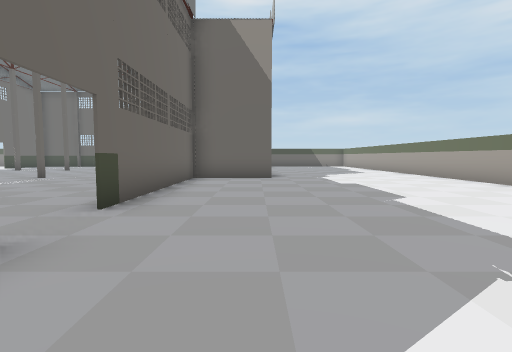
view 1 (above)

18 first-person views from a walk through a scene from a Unity 3-D project. The camera is 1.4 m above the floor, tilts 4° down and sees 85° across. Doors are open. The floor is counted in squares, 2 m on a side. Each view is taken from the middle of a square. On the plan, view 1 faces up. The plan holds only what a view shows up to about 9 squares ahead; the rest is blank. The place goes on beyond the plan. The player is left out. Some surface patterns are stand-ins.

view 2
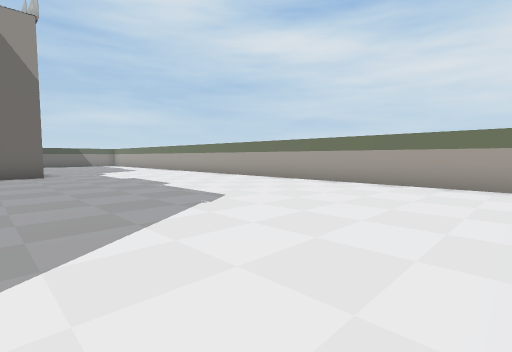

view 3
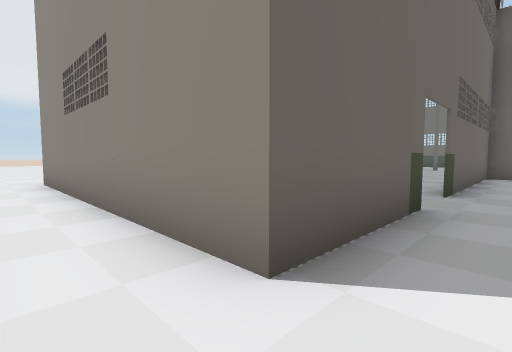

view 4
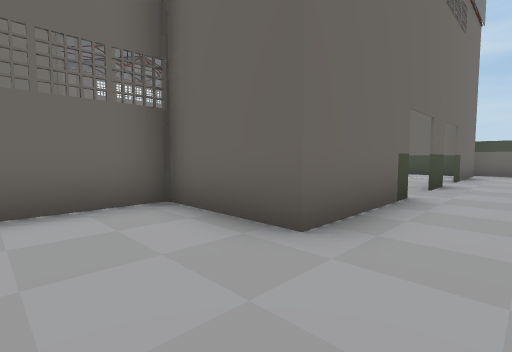

view 5
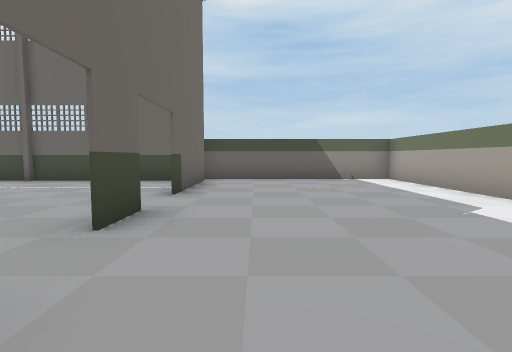

view 6
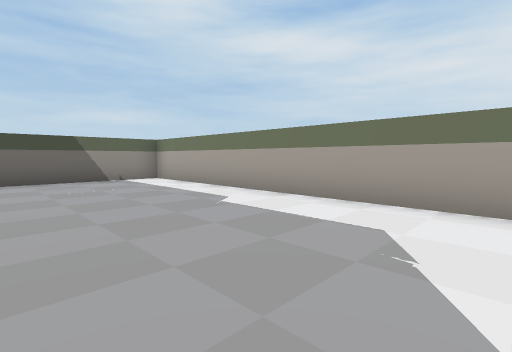

view 7
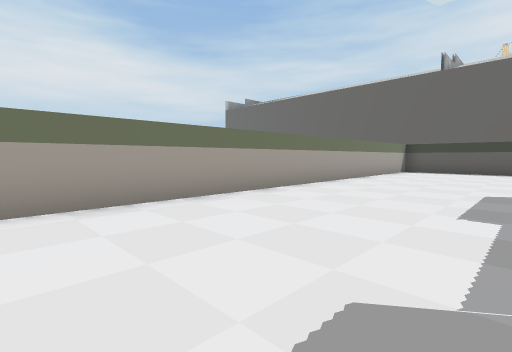

view 8
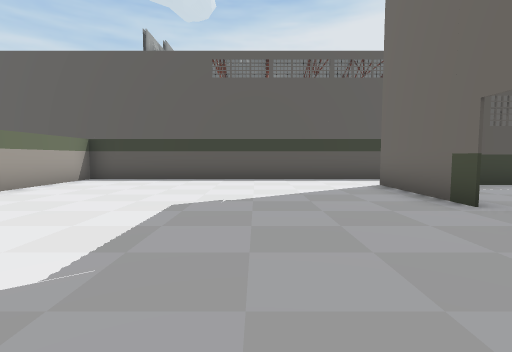

view 9
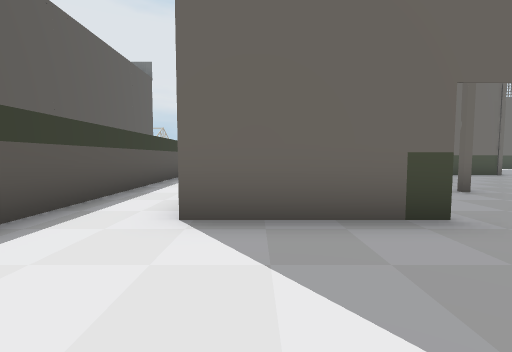

view 10
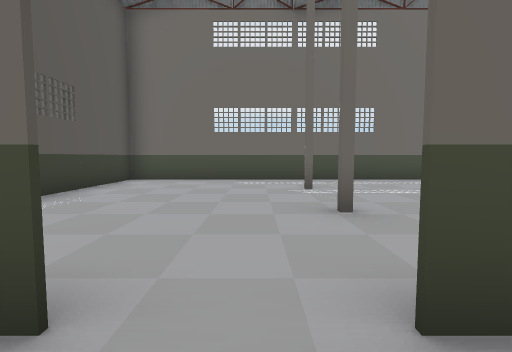

view 11
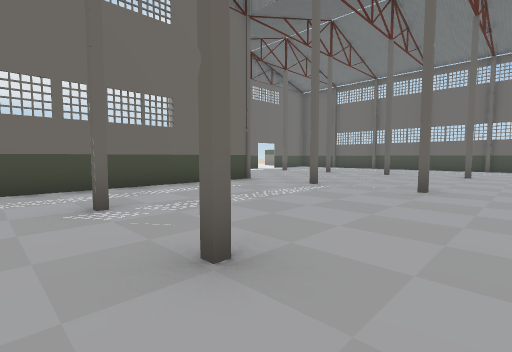

view 12
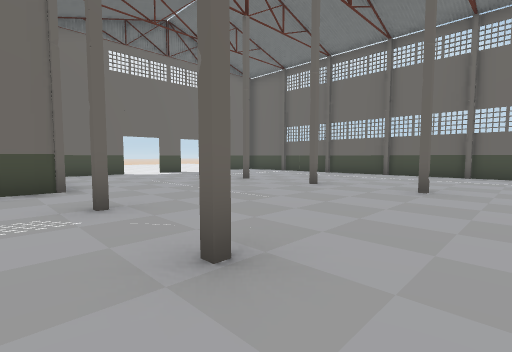

view 13
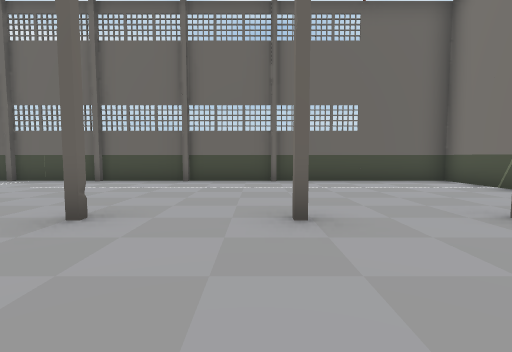

view 14
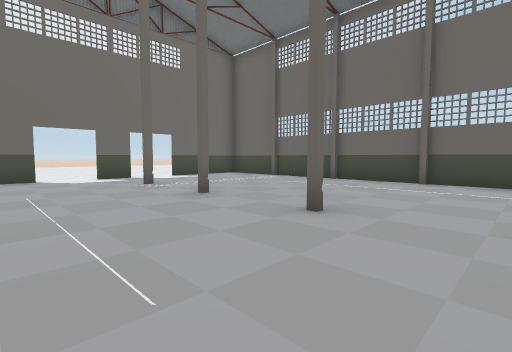

view 15
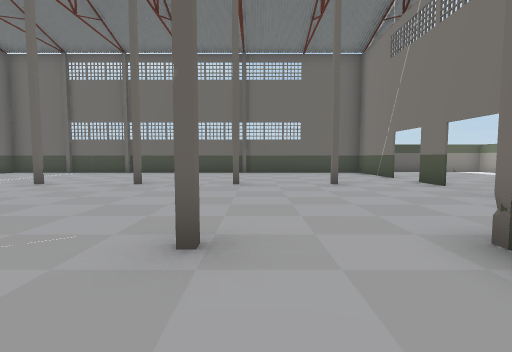

view 16
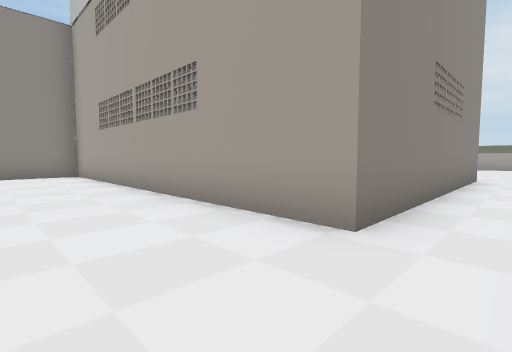

view 17
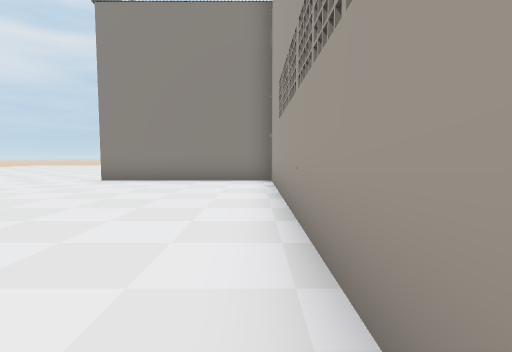

view 18
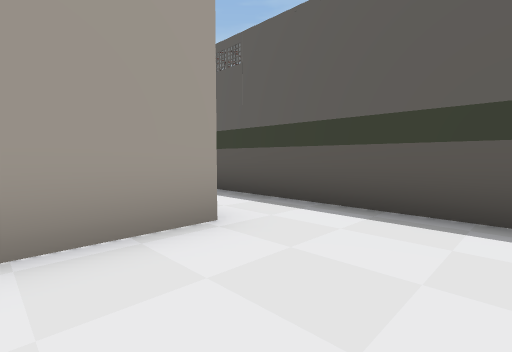

### Floor plan
Key: @ floor where view 1 was taken; # wall or solid block; . floor; D open door; O other object.
Columns run from 12 left of view 1 to 7 right of it. Each row starts with its distance up from view 1.
 20             ########
 19 O#OO#O#OO##OO#.....#
 18 .............O.....#
 17 .............O.....#
 16 ............DD.....#
 15 ............DD.....#
 14 O..O.O..O.O..#.....#
 13 ............DD.....#
 12 ............DD.....#
 11 .............O.....#
 10 .............O.....#
  9 O#OO.O.O..OOO......#
  8 ...#......#........#
  7 ...#......#........#
  6 ...#......#........#
  5 ...#......#........#
  4 ...#.O.. .#........#
  3 ...#......D........#
  2 ...#......#........#
  1 ...#......#........#
  0 ...#......#.@......#
 -1 ...########........#
 -2 ...................#
 -3 ####################

Positions as (right, up) in squares from view 1, and headings:
1: (0, 0), facing up
2: (-1, -2), facing up-right
3: (-1, -2), facing up-left
4: (2, 7), facing up-left
5: (2, 11), facing up
6: (2, 11), facing up-right
7: (2, 11), facing down-right
8: (1, 6), facing down
9: (1, 0), facing left
10: (-1, 3), facing left
11: (-3, 3), facing up-left
12: (-3, 8), facing up-left
13: (-5, 11), facing up
14: (-5, 11), facing up-left
15: (-4, 7), facing up
16: (-12, -2), facing up-right
17: (-10, 1), facing up
18: (-12, 1), facing down-right
